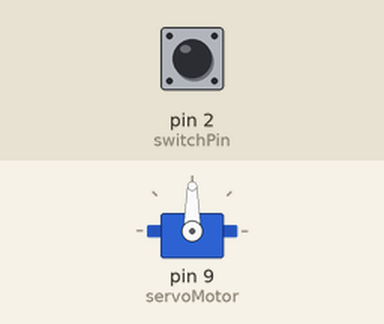
This sketch was run on a simulated Arduino Uno, built with avr-gcc and run on an emulated ATmega328P. On the bench: servo. The test bench sets the inputs (shaded band); at power-on: pin 2 (switchPin) HIGH.

Above: at 1.2 s.
1.3 s: pin 2 (switchPin) pulled LOW for 0.15 s
At 2.6 s:
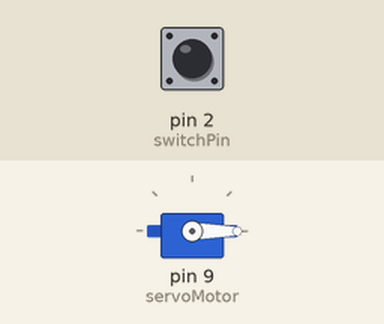
2.9 s: pin 2 (switchPin) pulled LOW for 3.2 s
At 3.3 s:
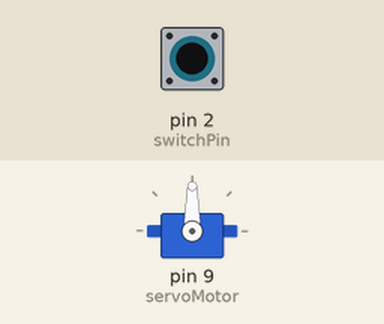
Timing chart, 0 to 7.6 s (numbered marks = the images above; inputs shaded):
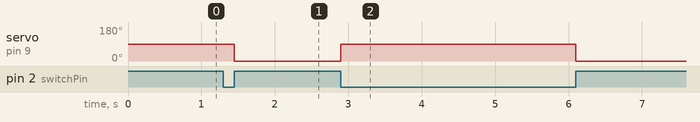

The sketch:

Security_lock_with_servo.ino
```cpp
#include <Servo.h>

Servo servoMotor;
int switchPin = 2;
int switchState = HIGH;
int prevSwitchState = HIGH;
int angle = 0;

void setup() {
  servoMotor.attach(9);
  pinMode(switchPin, INPUT_PULLUP);
}

void loop() {
  switchState = digitalRead(switchPin);

  if (switchState != prevSwitchState) {
    if (switchState == LOW) {
      angle = 90;
    } else {
      angle = 0;
    }
    servoMotor.write(angle);
    prevSwitchState = switchState;
    delay(50); // Debounce delay
  }
}
```

Measured:
- after the input at 1.3 s, servo on pin 9 (servoMotor): 90° → 0° after 0.15 s
- after the input at 2.9 s, servo on pin 9 (servoMotor): 0° → 90° at once, → 0° 3.2 s later
